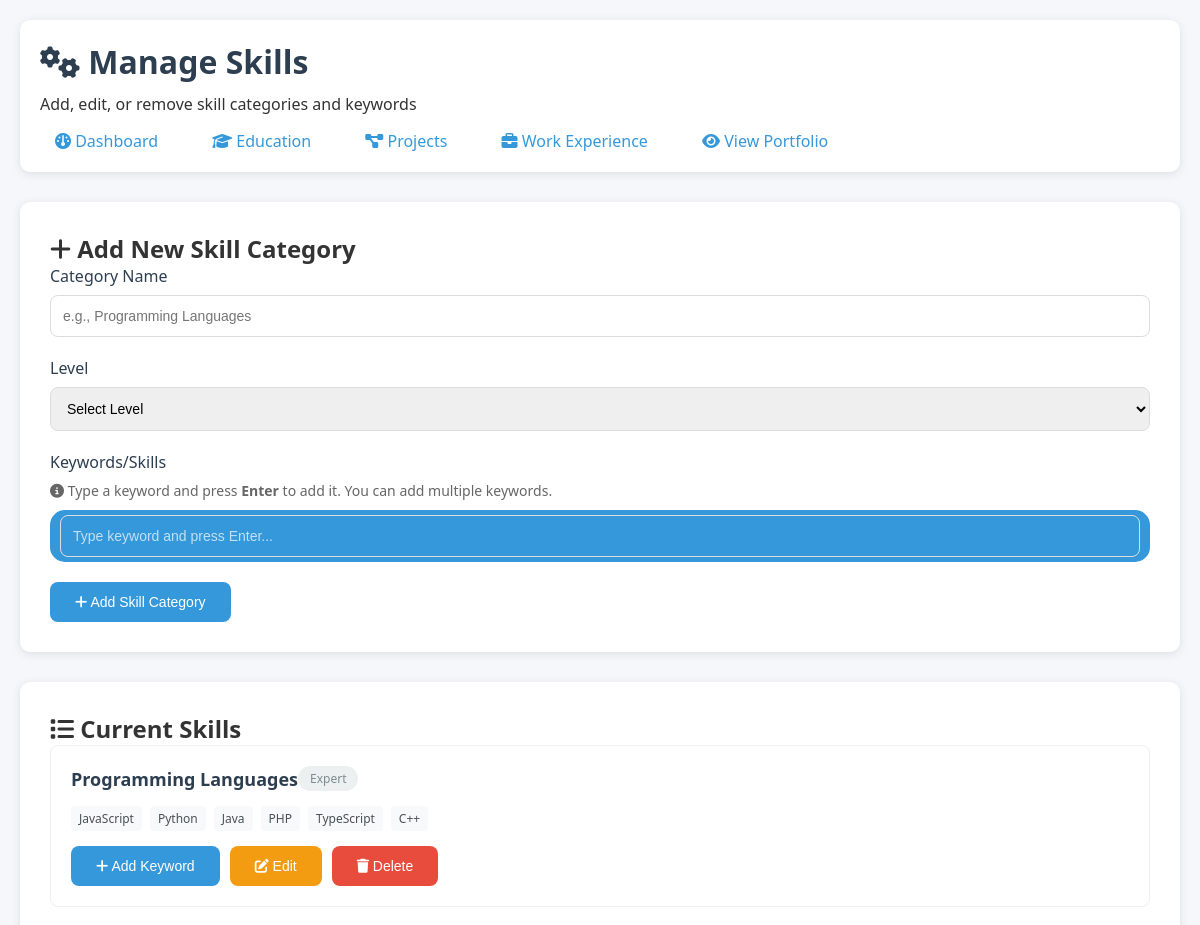
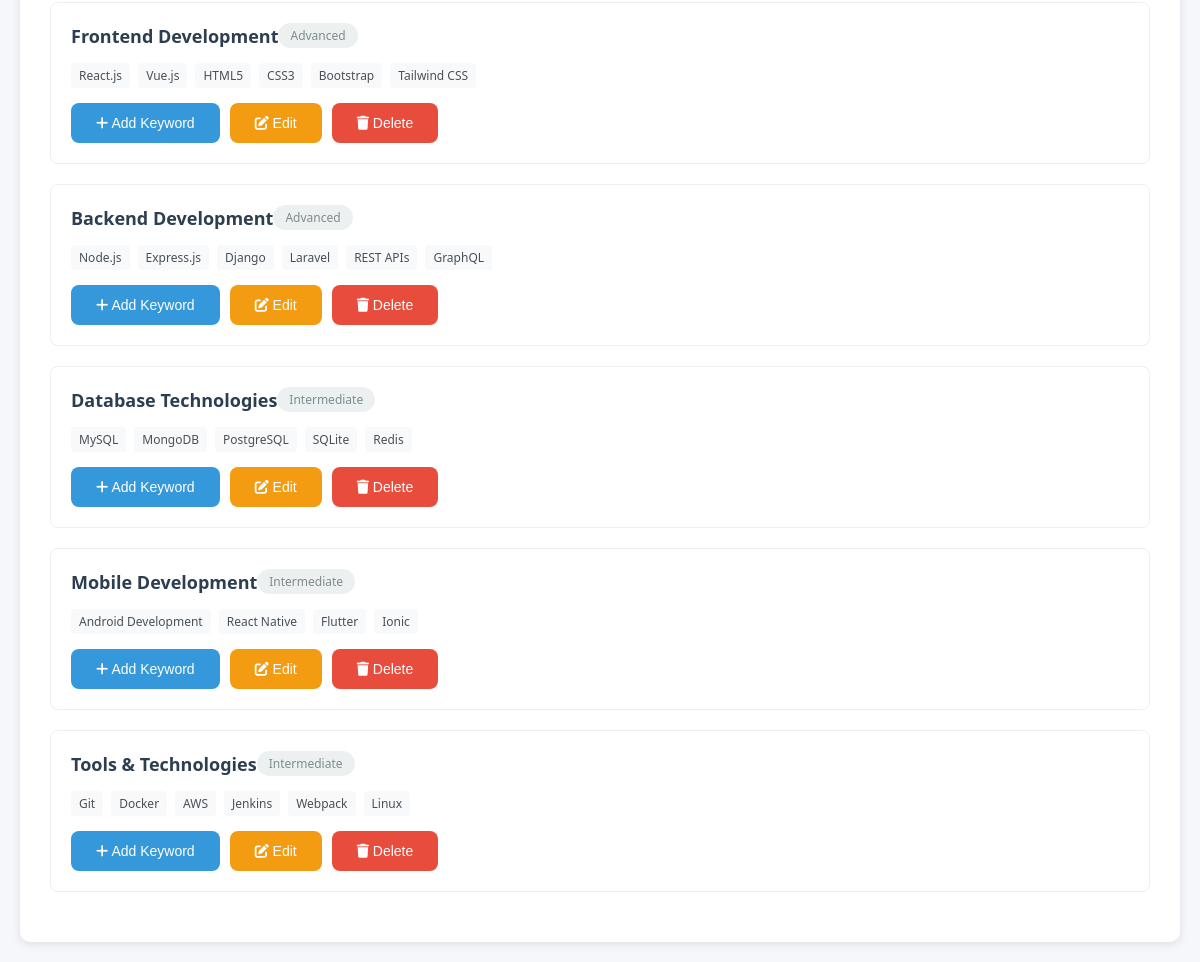
The app's page /admin/manage_skills.php (signed in) with its own data (2 pictures, top to bottom).
### tables this page shows
CREATE TABLE skills (
    id INT AUTO_INCREMENT PRIMARY KEY,
    situation VARCHAR(100) NOT NULL,
    keywords JSON,
    level VARCHAR(50),
    proficiency_percentage INT DEFAULT 0,
    years_experience INT DEFAULT 0,
    display_order INT DEFAULT 0,
    is_active BOOLEAN DEFAULT TRUE,
    created_at TIMESTAMP DEFAULT CURRENT_TIMESTAMP,
    updated_at TIMESTAMP DEFAULT CURRENT_TIMESTAMP ON UPDATE CURRENT_TIMESTAMP,
    INDEX idx_situation (situation),
    INDEX idx_level (level),
    INDEX idx_order (display_order)
);

### admin/manage_skills.php (the view, shortened to what this page needs)
<?php
$db = new Database();
$conn = $db->getConnection();
$stmt = $conn->prepare("SELECT * FROM skills ORDER BY display_order ASC, created_at DESC");
$stmt->execute();
$skills = $stmt->fetchAll();
?>
<!DOCTYPE html>
<html lang="en">
<head>
    <link rel="stylesheet" href="https://cdnjs.cloudflare.com/ajax/libs/font-awesome/6.2.1/css/all.min.css">
</head>
<body>
    <div class="container">
        <div class="header">
            <h1><i class="fas fa-cogs"></i> Manage Skills</h1>
            <p>Add, edit, or remove skill categories and keywords</p>
            <div class="nav-links">
                <a href="dashboard.php"><i class="fas fa-dashboard"></i> Dashboard</a>
                <a href="manage_education.php"><i class="fas fa-graduation-cap"></i> Education</a>
                <a href="manage_projects.php"><i class="fas fa-project-diagram"></i> Projects</a>
                <a href="manage_work.php"><i class="fas fa-briefcase"></i> Work Experience</a>
                <a href="../Naquib.htm" target="_blank"><i class="fas fa-eye"></i> View Portfolio</a>
            </div>
        </div>
        <div class="form-container">
            <h2><i class="fas fa-plus"></i> Add New Skill Category</h2>
            <form method="POST">
                <div class="form-group">
                    <label for="situation">Category Name</label>
                    <input type="text" id="situation" name="situation" placeholder="e.g., Programming Languages" required>
                </div>
                <div class="form-group">
                    <label for="level">Level</label>
                    <select id="level" name="level" required>
                        <option value="">Select Level</option>
                    </select>
                </div>
                <div class="form-group">
                    <label>Keywords/Skills</label>
                    <p style="margin-bottom: 10px; color: #666; font-size: 14px;">
                        <i class="fas fa-info-circle"></i> Type a keyword and press <strong>Enter</strong> to add it. You can add multiple keywords.
                    </p>
                    <div id="keywords-container">
                        <div class="keyword-tag">
                            <input type="text" class="keyword-input" placeholder="Type keyword and press Enter..." onkeypress="addKeyword(event, this)">
                        </div>
                    </div>
                </div>
                <button type="submit" class="btn">
                    <i class="fas fa-plus"></i> Add Skill Category
                </button>
            </form>
        </div>
        <div class="skills-list">
            <h2><i class="fas fa-list"></i> Current Skills</h2>
            <?php if (empty($skills)): ?>
                <p>No skills found. Add your first skill category above.</p>
            <?php else: ?>
                <?php foreach ($skills as $skill): ?>
                    <div class="skill-item">
                        <div class="skill-header">
                            <span class="skill-title"><?php echo htmlspecialchars($skill['situation']); ?></span>
                            <span class="skill-level"><?php echo htmlspecialchars($skill['level']); ?></span>
                        </div>
                        <div class="skill-keywords">
                            <?php
                            $keywords = json_decode($skill['keywords'], true);
                            if ($keywords && is_array($keywords)) {
                                foreach ($keywords as $keyword) {
                                    echo '<span class="skill-keyword">' . htmlspecialchars($keyword) . '</span>';
                                }
                            }
                            ?>
                        </div>
                        <div class="skill-actions">
                            <button class="btn btn-success" onclick="addKeywordToCategory(<?php echo $skill['id']; ?>)">
                                <i class="fas fa-plus"></i> Add Keyword
                            </button>
                            <button class="btn btn-warning" onclick="editSkill(<?php echo $skill['id']; ?>)">
                                <i class="fas fa-edit"></i> Edit
                            </button>
                            <form method="POST" style="display: inline;" onsubmit="return confirm('Are you sure you want to delete this skill category?')">
                                <button type="submit" class="btn btn-danger">
                                    <i class="fas fa-trash"></i> Delete
                                </button>
                            </form>
                        </div>
                    </div>
                <?php endforeach; ?>
            <?php endif; ?>
        </div>
    </div>
</body>
</html>

### admin/manage_skills.php (style rules this page uses)
* { margin: 0; padding: 0; box-sizing: border-box; }
body { font-family: 'Segoe UI', Tahoma, Geneva, Verdana, sans-serif; background: #f5f7fa; color: #333; }
.container { max-width: 1200px; margin: 0 auto; padding: 20px; }
.header { background: white; padding: 20px; border-radius: 10px; box-shadow: 0 2px 10px rgba(0,0,0,0.1); margin-bottom: 30px; }
.header h1 { color: #2c3e50; margin-bottom: 10px; }
.nav-links { margin-top: 15px; }
.nav-links a { color: #3498db; text-decoration: none; margin-right: 20px; padding: 8px 15px; border-radius: 5px; transition: background 0.3s; }
.form-container { background: white; padding: 30px; border-radius: 10px; box-shadow: 0 2px 10px rgba(0,0,0,0.1); margin-bottom: 30px; }
.form-group { margin-bottom: 20px; }
.form-group label { display: block; margin-bottom: 8px; font-weight: 500; color: #2c3e50; }
.form-group input, .form-group select, .form-group textarea { width: 100%; padding: 12px; border: 1px solid #ddd; border-radius: 8px; font-size: 14px; transition: border-color 0.3s; }
.keyword-tag { background: #3498db; color: white; padding: 5px 10px; border-radius: 15px; font-size: 12px; display: flex; align-items: center; gap: 5px; }
.keyword-input { border: none; background: transparent; color: white; outline: none; }
.keyword-input::placeholder { color: rgba(255,255,255,0.7); }
.btn { background: #3498db; color: white; padding: 12px 25px; border: none; border-radius: 8px; cursor: pointer; font-size: 14px; font-weight: 500; transition: background 0.3s; }
.btn-danger { background: #e74c3c; }
.btn-warning { background: #f39c12; }
.skills-list { background: white; padding: 30px; border-radius: 10px; box-shadow: 0 2px 10px rgba(0,0,0,0.1); }
.skill-item { border: 1px solid #ecf0f1; border-radius: 8px; padding: 20px; margin-bottom: 20px; transition: box-shadow 0.3s; }
.skill-header { display: flex; justify-content: between; align-items: center; margin-bottom: 15px; }
.skill-title { font-size: 18px; font-weight: 600; color: #2c3e50; }
.skill-level { background: #ecf0f1; padding: 4px 12px; border-radius: 15px; font-size: 12px; color: #7f8c8d; }
.skill-keywords { display: flex; flex-wrap: wrap; gap: 8px; margin-bottom: 15px; }
.skill-keyword { background: #f8f9fa; color: #495057; padding: 4px 8px; border-radius: 4px; font-size: 12px; }
.skill-actions { display: flex; gap: 10px; }

### records on screen
skills: situation "Programming Languages", level "Expert", keywords "JavaScript", keywords "Python", keywords "Java", keywords "PHP", keywords "TypeScript", keywords "C++"
skills: situation "Frontend Development", level "Advanced", keywords "React.js", keywords "Vue.js", keywords "HTML5", keywords "CSS3", keywords "Bootstrap", keywords "Tailwind CSS"
skills: situation "Backend Development", level "Advanced", keywords "Node.js", keywords "Express.js", keywords "Django", keywords "Laravel", keywords "REST APIs", keywords "GraphQL"
skills: situation "Database Technologies", level "Intermediate", keywords "MySQL", keywords "MongoDB", keywords "PostgreSQL", keywords "SQLite", keywords "Redis"
skills: situation "Mobile Development", level "Intermediate", keywords "Android Development", keywords "React Native", keywords "Flutter", keywords "Ionic"
skills: situation "Tools & Technologies", level "Intermediate", keywords "Git", keywords "Docker", keywords "AWS", keywords "Jenkins", keywords "Webpack", keywords "Linux"
